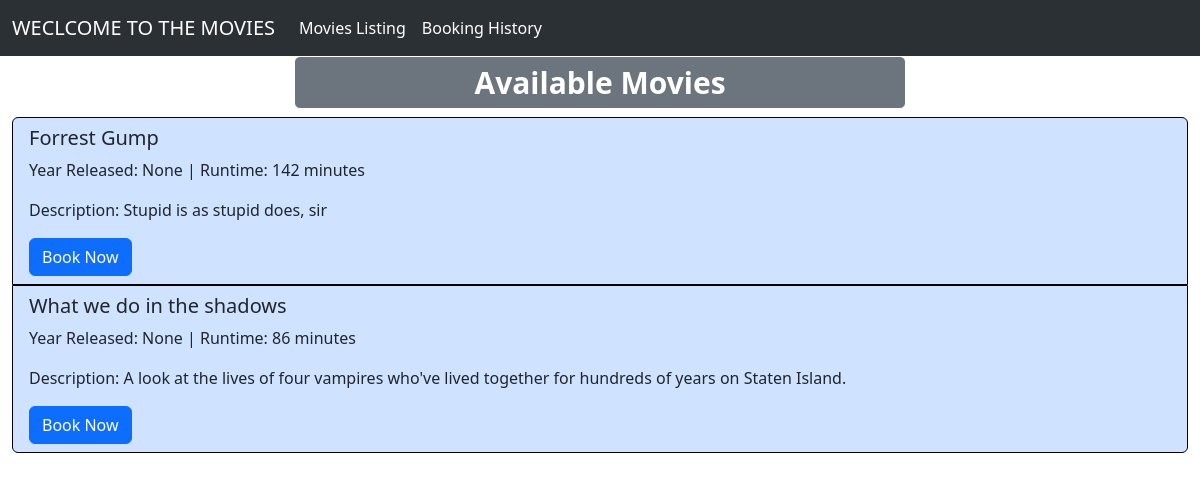
Page /movies/ on the committed database.
### polls/models.py (models this page shows)
class Movie(models.Model):
    title = models.CharField(max_length=50)
    Description = models.CharField(max_length=200)
    date = models.IntegerField(default=0)
    duration = models.IntegerField(default=0)

### polls/views.py (the view)
# urls.py: path('movies/', views.MovieViewSet, name="movies"),
def MovieViewSet(request):
    template = loader.get_template("bookings/movie_list.html")
    print(Movie.objects.all())
    context = {'movielist': Movie.objects.all()}
    return render(request, "bookings/movie_list.html", context)

### polls/templates/bookings/movie_list.html (shortened to what this page needs)
{% extends "bookings/base.html" %}
{% block content %}
    <h1>
        <div class="row">
            <div class="col-3"></div>
            <span class="badge text-bg-secondary col-6 border border-white">Available Movies</span>
        </div>
    </h1>
    <div class="container-fluid">
        <ul class ="list-group">
            {% for x in movielist %}
            <li class ="list-group-item bg-primary-subtle border border-black">
                <h5 >{{ x.title }} </h5 >
                <p>Year Released: {{ x.date }} | Runtime: {{ x.duration }} minutes</p>
                <p>Description: {{ x.Description }} </p>
                <a href ="{% url 'seats' x.id %}" class ="btn btn-primary ">
                    Book Now </a>
            </li >
            {% endfor %}
        </ul >
    </div>
{% endblock %}

### rows in the picture
Movie: title "Forrest Gump", date "None", duration "142", Description "Stupid is as stupid does, sir"
Movie: title "What we do in the shadows", date "None", duration "86", Description "A look at the lives of four vampires who've lived together for hundreds of years on Staten Island."
